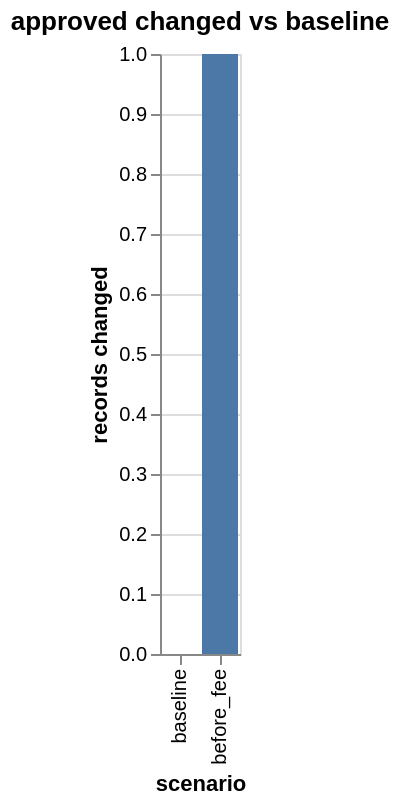

This figure's notebook cell:
### Code cell
result.plots["changes"].show()

### Figure 1 — Vega-Lite specification as saved in the notebook (floating-point values rounded to 4 significant figures)
{"config": {"view": {"continuousWidth": 300, "continuousHeight": 300}}, "data": {"name": "data-17e955d669feecf8c19abafdabe48a0f"}, "mark": {"type": "bar"}, "encoding": {"tooltip": [{"field": "scenario", "type": "nominal"}, {"field": "changed", "type": "quantitative"}, {"field": "compared", "type": "quantitative"}, {"field": "first", "title": "first changed record", "type": "quantitative"}], "x": {"field": "scenario", "sort": null, "type": "nominal"}, "y": {"field": "changed", "title": "records changed", "type": "quantitative"}}, "title": "approved changed vs baseline", "$schema": "https://vega.github.io/schema/vega-lite/v6.4.1.json", "datasets": {"data-17e955d669feecf8c19abafdabe48a0f": [{"scenario": "baseline", "changed": 0, "compared": 4, "first": null}, {"scenario": "before_fee", "changed": 1, "compared": 4, "first": 3}]}}
